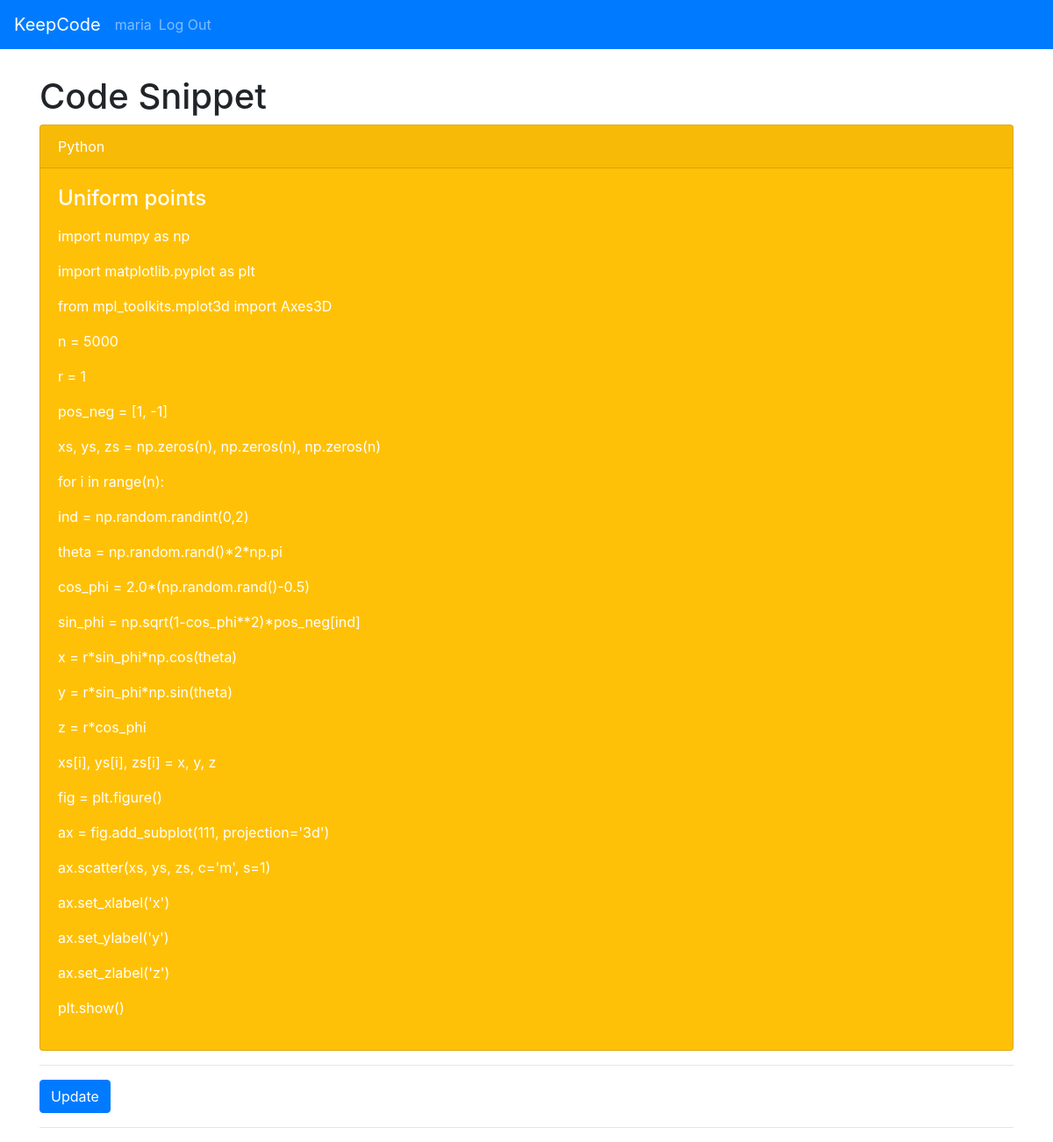
The page /6/view (signed in) on the database its author committed.
### tables this page shows
CREATE TABLE user (
  id INTEGER PRIMARY KEY AUTOINCREMENT,
  username TEXT UNIQUE NOT NULL,
  password TEXT NOT NULL,
  last_login TIMESTAMP NOT NULL DEFAULT CURRENT_TIMESTAMP
, online BOOLEAN NOT NULL CHECK (online IN (0,1)) DEFAULT 0);

CREATE TABLE post (
  id INTEGER PRIMARY KEY AUTOINCREMENT,
  author_id INTEGER NOT NULL,
  created TIMESTAMP NOT NULL DEFAULT CURRENT_TIMESTAMP,
  last_updated TIMESTAMP NOT NULL DEFAULT CURRENT_TIMESTAMP,
  title TEXT NOT NULL,
  body TEXT NOT NULL,
  programming_language TEXT NOT NULL, being_updated BOOLEAN NOT NULL CHECK (being_updated IN (0,1)) DEFAULT 0,
  FOREIGN KEY (author_id) REFERENCES user (id)
);

### keepcode/board.py (the view)
@bp.route('/<int:id>/view')
@login_required
def view(id):
    post = get_post(id)
    return render_template('board/view.html', post=post)

### keepcode/auth.py (called while the page is built)
@bp.before_app_request
def load_logged_in_user():
    user_id = session.get('user_id')
    if user_id is None:
        g.user = None
    else:
        g.user = get_db().execute(
            'SELECT * FROM user WHERE id = ?', (user_id,)
        ).fetchone()

def login_required(view):
    @functools.wraps(view)
    def wrapped_view(**kwargs):
        if g.user is None:
            return redirect(url_for('auth.login'))
        return view(**kwargs)
    return wrapped_view

### keepcode/board.py (called while the page is built)
def get_post(id, check_author=False):
    post = get_db().execute(
        'SELECT p.id, title, body, created, author_id,'
        ' last_updated, programming_language, username'
        ' FROM post p JOIN user u ON p.author_id = u.id'
        ' WHERE p.id = ?',
        (id,)
    ).fetchone()
    if post is None:
        abort(404, "Post id {0} doesn't exist.".format(id))
    if check_author and post['author_id'] != g.user['id']:
        abort(403)
    return post

### keepcode/db.py (called while the page is built)
def get_db():
    if 'db' not in g:
        g.db = sqlite3.connect(
            current_app.config['DATABASE'],
            detect_types=sqlite3.PARSE_DECLTYPES
        )
        g.db.row_factory = sqlite3.Row
    return g.db

### keepcode/templates/board/view.html
{% extends 'base.html' %}
{% block header %}
  <h1>
    {% block title %}
      Code Snippet
    {% endblock %}
  </h1>
{% endblock %}
{% block content %}
  <div class="card text-white bg-warning mb-9">
    <div class="card-header">{{ post['programming_language'] }}</div>
    <div class="card-body">
      <h4 class="card-title">{{ post['title'] }}</h4>
      <p class="card-text">
        {% for line in post['body'].split('\n') %}
          <p>{{ line }}</p>
        {% endfor %}
      </p>
    </div>
  </div>
  <hr>
  <a class="action" href="{{ url_for('board.update', id=post['id']) }}">
    <button type="button" class="btn btn-primary" value="Update">Update</button>
  </a>
  <hr>
{% endblock %}

### keepcode/templates/base.html (shortened to what this page needs)
<!doctype html>
<link rel="stylesheet" href="{{ url_for('static', filename='bootstrap.css') }}">
<link rel="stylesheet" href="{{ url_for('static', filename='style.css') }}">
<nav class="navbar navbar-expand-lg navbar-dark bg-primary">
  <a class="navbar-brand" href="{{ url_for('board.index') }}">KeepCode</a>
  <div class="collapse navbar-collapse" id="navbarColor01">
    <ul class="navbar-nav mr-auto">
      {% if g.user %}
        <li class="nav-item">
          <span class="navbar-text">{{ g.user['username'] }}</span>
        </li>
        <li class="nav-item">
          <a class="nav-link" href="{{ url_for('auth.logout') }}">Log Out</a>
        </li>
      {% endif %}
    </ul>
  </div>
</nav>
<section class="content">
  <div class="container">
    <header>
      {% block header %}{% endblock %}
    </header>
    {% block content %}{% endblock %}
  </div>
</section>

### keepcode/static/style.css (style rules this page uses)
.container { margin-top:30px; }

### rows shown on the page
user: user.username "maria"
post: programming_language "Python", title "Uniform points"

### other values the page prints
{{ line }} "import numpy as np" "import matplotlib.pyplot as plt" "from mpl_toolkits.mplot3d import Axes3D" "n = 5000" "r = 1" "pos_neg = [1, -1]" "xs, ys, zs = np.zeros(n), np.zeros(n), np.zeros(n)" "for i in range(n):" "ind = np.random.randint(0,2)" "theta = np.random.rand()*2*np.pi" "cos_phi = 2.0*(np.random.rand()-0.5)" "sin_phi = np.sqrt(1-cos_phi**2)*pos_neg[ind]" "x = r*sin_phi*np.cos(theta)" "y = r*sin_phi*np.sin(theta)" "z = r*cos_phi" "xs[i], ys[i], zs[i] = x, y, z" "fig = plt.figure()" "ax = fig.add_subplot(111, projection='3d')" "ax.scatter(xs, ys, zs, c='m', s=1)" "ax.set_xlabel('x')" "ax.set_ylabel('y')" "ax.set_zlabel('z')" "plt.show()"
